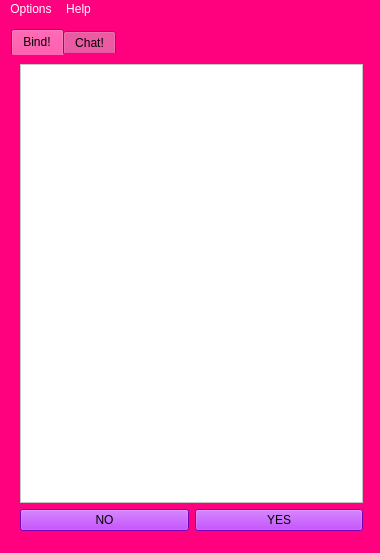
<?xml version="1.0" encoding="UTF-8"?>
<ui version="4.0">
 <class>MainWindow</class>
 <widget class="QMainWindow" name="MainWindow">
  <property name="geometry">
   <rect>
    <x>0</x>
    <y>0</y>
    <width>380</width>
    <height>553</height>
   </rect>
  </property>
  <property name="sizePolicy">
   <sizepolicy hsizetype="Preferred" vsizetype="Preferred">
    <horstretch>0</horstretch>
    <verstretch>0</verstretch>
   </sizepolicy>
  </property>
  <property name="minimumSize">
   <size>
    <width>380</width>
    <height>553</height>
   </size>
  </property>
  <property name="maximumSize">
   <size>
    <width>380</width>
    <height>553</height>
   </size>
  </property>
  <property name="baseSize">
   <size>
    <width>361</width>
    <height>553</height>
   </size>
  </property>
  <property name="windowTitle">
   <string>Binder</string>
  </property>
  <property name="styleSheet">
   <string notr="true">background-color: rgb(255, 0, 127);
color: rgb(255, 255, 255);</string>
  </property>
  <widget class="QWidget" name="centralwidget">
   <widget class="QTabWidget" name="tabWidget">
    <property name="enabled">
     <bool>true</bool>
    </property>
    <property name="geometry">
     <rect>
      <x>11</x>
      <y>10</y>
      <width>361</width>
      <height>511</height>
     </rect>
    </property>
    <property name="sizePolicy">
     <sizepolicy hsizetype="Maximum" vsizetype="Maximum">
      <horstretch>0</horstretch>
      <verstretch>0</verstretch>
     </sizepolicy>
    </property>
    <property name="maximumSize">
     <size>
      <width>800</width>
      <height>16777215</height>
     </size>
    </property>
    <property name="mouseTracking">
     <bool>false</bool>
    </property>
    <property name="layoutDirection">
     <enum>Qt::LeftToRight</enum>
    </property>
    <property name="styleSheet">
     <string notr="true">border-color: rgb(0, 0, 0);
color: rgb(0,0,0);</string>
    </property>
    <property name="tabShape">
     <enum>QTabWidget::Rounded</enum>
    </property>
    <property name="currentIndex">
     <number>0</number>
    </property>
    <widget class="QWidget" name="tab">
     <attribute name="title">
      <string>Bind!</string>
     </attribute>
     <layout class="QVBoxLayout" name="verticalLayout_2">
      <item>
       <widget class="QGraphicsView" name="graphicsView">
        <property name="styleSheet">
         <string notr="true">background-color: rgb(255, 255, 255);</string>
        </property>
       </widget>
      </item>
      <item>
       <layout class="QHBoxLayout" name="horizontalLayout">
        <item>
         <widget class="QPushButton" name="pushButton_2">
          <property name="cursor">
           <cursorShape>PointingHandCursor</cursorShape>
          </property>
          <property name="styleSheet">
           <string notr="true">color: rgb(0,0,0);
background-color: rgb(170, 0, 255);</string>
          </property>
          <property name="text">
           <string>NO</string>
          </property>
         </widget>
        </item>
        <item>
         <widget class="QPushButton" name="pushButton">
          <property name="cursor">
           <cursorShape>PointingHandCursor</cursorShape>
          </property>
          <property name="styleSheet">
           <string notr="true">color: rgb(0,0,0);
background-color: rgb(170, 0, 255);</string>
          </property>
          <property name="text">
           <string>YES</string>
          </property>
         </widget>
        </item>
       </layout>
      </item>
     </layout>
    </widget>
    <widget class="QWidget" name="tab_2">
     <attribute name="title">
      <string>Chat!</string>
     </attribute>
    </widget>
   </widget>
  </widget>
  <widget class="QMenuBar" name="menubar">
   <property name="geometry">
    <rect>
     <x>0</x>
     <y>0</y>
     <width>380</width>
     <height>20</height>
    </rect>
   </property>
   <widget class="QMenu" name="menuOptions">
    <property name="title">
     <string>Options</string>
    </property>
    <addaction name="actionAccount"/>
    <addaction name="actionSettings"/>
    <addaction name="actionQuit"/>
   </widget>
   <widget class="QMenu" name="menuHelp">
    <property name="title">
     <string>Help</string>
    </property>
    <addaction name="actionAbout"/>
   </widget>
   <addaction name="menuOptions"/>
   <addaction name="menuHelp"/>
  </widget>
  <widget class="QStatusBar" name="statusbar"/>
  <action name="actionSettings">
   <property name="text">
    <string>Settings</string>
   </property>
  </action>
  <action name="actionQuit">
   <property name="text">
    <string>Quit</string>
   </property>
  </action>
  <action name="actionAccount">
   <property name="text">
    <string>Account</string>
   </property>
  </action>
  <action name="actionHelp">
   <property name="text">
    <string>Help</string>
   </property>
  </action>
  <action name="actionAbout">
   <property name="text">
    <string>About</string>
   </property>
  </action>
 </widget>
 <resources/>
 <connections/>
</ui>
